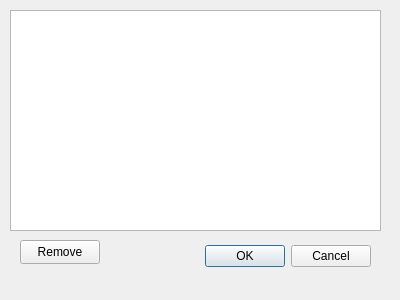
<?xml version="1.0" encoding="UTF-8"?>
<ui version="4.0">
 <class>Dialog</class>
 <widget class="QDialog" name="Dialog">
  <property name="geometry">
   <rect>
    <x>0</x>
    <y>0</y>
    <width>400</width>
    <height>300</height>
   </rect>
  </property>
  <property name="windowTitle">
   <string>Dialog</string>
  </property>
  <widget class="QDialogButtonBox" name="buttonBox">
   <property name="geometry">
    <rect>
     <x>30</x>
     <y>240</y>
     <width>341</width>
     <height>32</height>
    </rect>
   </property>
   <property name="orientation">
    <enum>Qt::Horizontal</enum>
   </property>
   <property name="standardButtons">
    <set>QDialogButtonBox::Cancel|QDialogButtonBox::Ok</set>
   </property>
  </widget>
  <widget class="QPushButton" name="removeFilePushButton">
   <property name="geometry">
    <rect>
     <x>20</x>
     <y>240</y>
     <width>80</width>
     <height>24</height>
    </rect>
   </property>
   <property name="text">
    <string>Remove</string>
   </property>
  </widget>
  <widget class="QListView" name="fileListView">
   <property name="geometry">
    <rect>
     <x>10</x>
     <y>10</y>
     <width>371</width>
     <height>221</height>
    </rect>
   </property>
  </widget>
 </widget>
 <resources/>
 <connections>
  <connection>
   <sender>buttonBox</sender>
   <signal>accepted()</signal>
   <receiver>Dialog</receiver>
   <slot>accept()</slot>
   <hints>
    <hint type="sourcelabel">
     <x>248</x>
     <y>254</y>
    </hint>
    <hint type="destinationlabel">
     <x>157</x>
     <y>274</y>
    </hint>
   </hints>
  </connection>
  <connection>
   <sender>buttonBox</sender>
   <signal>rejected()</signal>
   <receiver>Dialog</receiver>
   <slot>reject()</slot>
   <hints>
    <hint type="sourcelabel">
     <x>316</x>
     <y>260</y>
    </hint>
    <hint type="destinationlabel">
     <x>286</x>
     <y>274</y>
    </hint>
   </hints>
  </connection>
 </connections>
</ui>
